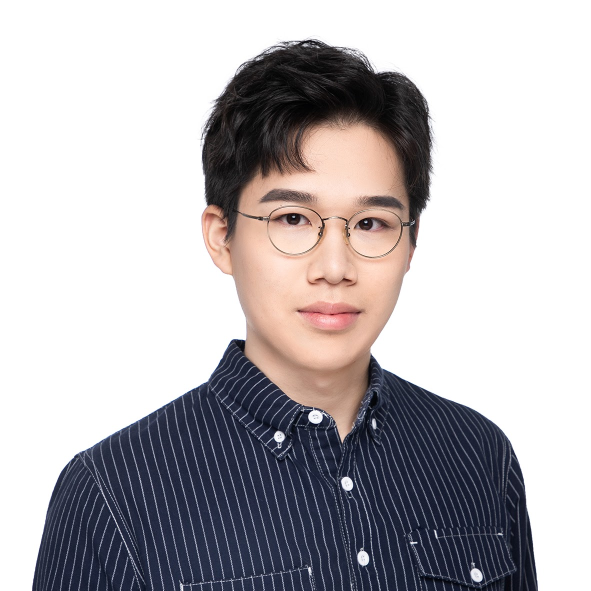
#> input picture assets/img/zemanli_picture.jpg, 1181 x 1181 px (shown at 1/2 size)
$ python build_image_variants.py
#> lines starting #> are read from the running program, lines starting #| are printed output that depends on the picture
#!/usr/bin/env python3
"""Generate optimized 600×600 WebP and JPG variants from the source profile photo.

The original `zemanli_picture.jpg` is 1181×1181 (~230 KB) and is kept as
the high-res source for og:image / apple-touch-icon. The homepage
displays at 120px (240px @ 2x DPI), so a 600×600 variant is sharp at
5x DPI and ~80% smaller.

Run: python scripts/build_image_variants.py
"""
from __future__ import annotations

from pathlib import Path

from PIL import Image

ROOT = Path(__file__).resolve().parent.parent
SRC = ROOT / "assets" / "img" / "zemanli_picture.jpg"
OUT_WEBP = ROOT / "assets" / "img" / "zemanli_picture_600.webp"
OUT_JPG = ROOT / "assets" / "img" / "zemanli_picture_600.jpg"
OUT_APPLE = ROOT / "assets" / "img" / "apple-touch-icon.png"

TARGET_SIZE = (600, 600)
APPLE_SIZE = (180, 180)


def main() -> int:
    if not SRC.exists():
        print(f"missing source: {SRC}")
        return 1

    src_im = Image.open(SRC).convert("RGB")
#> src_im is the input picture: PIL image 1181x1181 RGB; mean R, G, B 182.7, 179.1, 182.2
    print(f"source: {src_im.size}, {src_im.mode}")
#| source: (1181, 1181), RGB

    # Crop to square (center) so apple-touch-icon and the 600×600 thumbnails
    # render cleanly even if a future source replacement isn't square.
    w, h = src_im.size
#> w = 1181; h = 1181
    if w != h:
        side = min(w, h)
        left = (w - side) // 2
        top = (h - side) // 2
        src_im = src_im.crop((left, top, left + side, top + side))
        print(f"  cropped to square: {src_im.size}")

    # 600×600 variants for the homepage <picture>
    im = src_im.copy()
    im.thumbnail(TARGET_SIZE, Image.Resampling.LANCZOS)
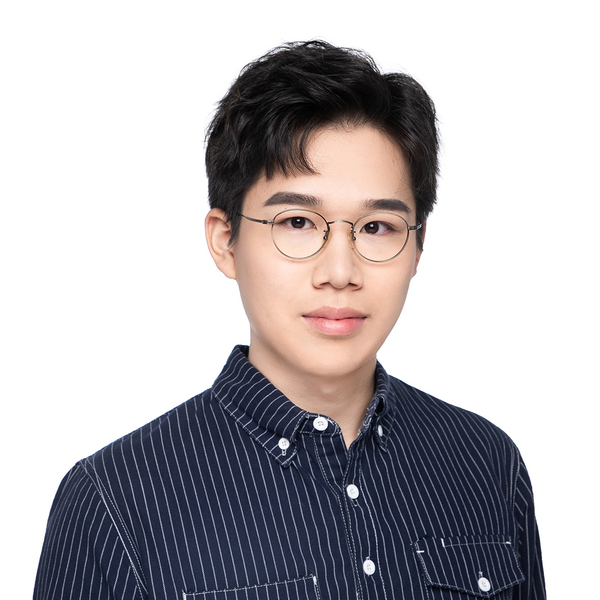
#> im: PIL image 600x600 RGB; mean R, G, B 182.7, 179.1, 182.1
    im.save(OUT_WEBP, "WEBP", quality=85, method=6)
    print(f"wrote {OUT_WEBP.relative_to(ROOT)}: {OUT_WEBP.stat().st_size:,} bytes")
    im.save(OUT_JPG, "JPEG", quality=85, optimize=True, progressive=True)
    print(f"wrote {OUT_JPG.relative_to(ROOT)}: {OUT_JPG.stat().st_size:,} bytes")

    # 180×180 PNG for apple-touch-icon (iOS home screen)
    apple = src_im.copy()
    apple.thumbnail(APPLE_SIZE, Image.Resampling.LANCZOS)
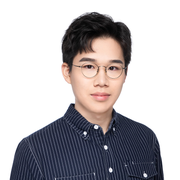
#> apple: PIL image 180x180 RGB; mean R, G, B 182.6, 179, 182.1
    apple.save(OUT_APPLE, "PNG", optimize=True)
#> (the run stopped early here; a loop or call above may not have finished)
